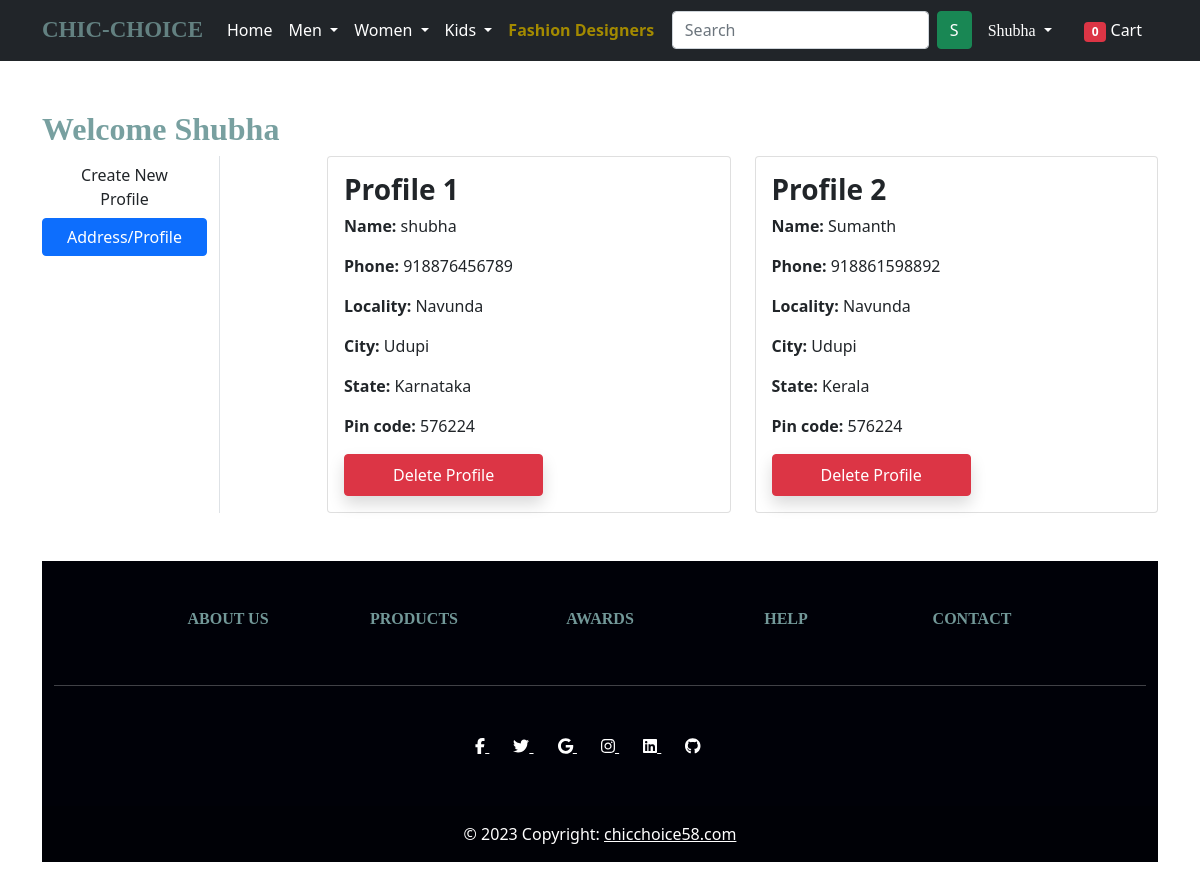
/address/ (signed in), run on an earlier commit of the app's database.
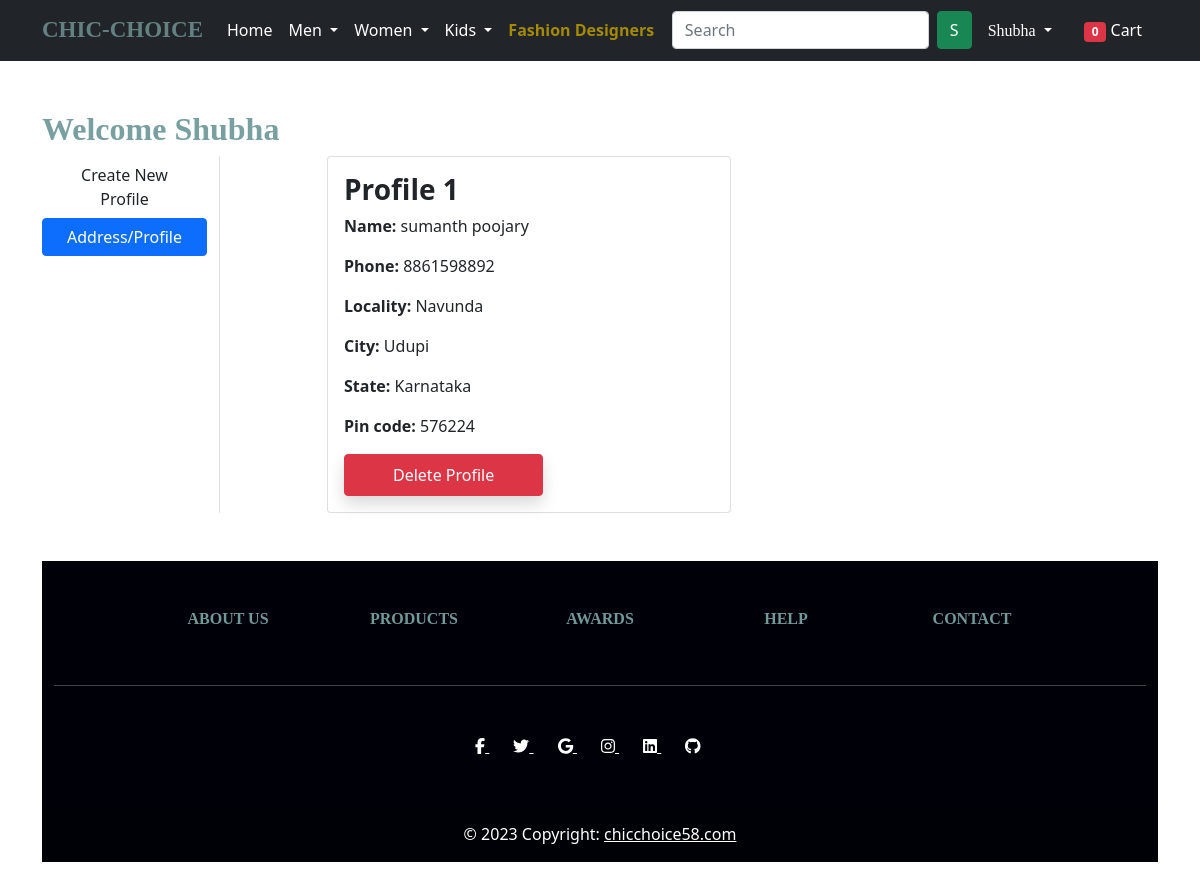
And on a later commit of the database.
### app/models.py (models this page shows, shortened)
class Customer(models.Model):
    user = models.ForeignKey(User, on_delete=models.CASCADE)
    name = models.CharField(max_length=200)
    phone = models.IntegerField()
    locality = models.CharField(max_length=200)
    city = models.CharField(max_length=50)
    zipcode = models.IntegerField()
    state = models.CharField(choices=STATE_CHOICES, max_length=50)

### app/views.py (the view)
# urls.py: path('address/', views.address, name='address'),
@login_required
def address(request):
    totalitem = 0
    add = Customer.objects.filter(user=request.user)
    if request.user.is_authenticated:
        totalitem = len(Cart.objects.filter(user=request.user))
    return render(request, 'app/address.html', {'add':add, 'active':'btn-primary', 'totalitem':totalitem})

### app/templates/app/address.html (shortened to what this page needs)
{% extends 'app/base.html' %}
{% load static %}
{% block main-content %}
<div class="container my-5">
 <div class="row">
 <h2><b  style="  color: rgb(120, 160, 160);font-family:Cursive;"> Welcome <span class="text-capitalize">{{ request.user.username }}</span></b></h2>
  <div class="col-sm-2 border-end">
   <ul class="list-unstyled">
    <li class="d-grid"><a href="{% url 'profile' %}" class="btn">Create New Profile</a></li>
    <li class="d-grid"><a href="{% url 'address' %}" class="btn {{active}}">Address/Profile</a></li>
   </ul>
  </div>
  <div class="col-sm-9 offset-sm-1">
   <div class="row">
    {% for ad in add %}
    <div class="col-sm-6">
     <div class="card">
      <div class="card-body">
       <h3><b>Profile {{forloop.counter}} </b></h3>
       <p><b>Name:</b> {{ad.name}}</p>
       <p><b>Phone:</b> {{ad.phone}}</p>
       <p><b>Locality:</b> {{ad.locality}}</p>
       <p><b>City:</b> {{ad.city}}</p>
       <p><b>State:</b> {{ad.state}}</p>
       <p><b>Pin code:</b> {{ad.zipcode}}</p>
       <form action="/delete_profile" class="d-inline" >
        <button type="submit" class="btn btn-danger shadow px-5 py-2">Delete Profile</button>
     </form>
      </div>
     </div>
    </div>
    {% endfor %}
   </div>
  </div>
 </div>
</div>
{% endblock main-content %}

What changed in the data, as far as the page shows it:
removed Customer: name "shubha", phone "918876456789", locality "Navunda", city "Udupi", state "Karnataka", zipcode "576224"
removed Customer: name "Sumanth", phone "918861598892", locality "Navunda", city "Udupi", state "Kerala", zipcode "576224"
added Customer: name "sumanth poojary", phone "8861598892", locality "Navunda", city "Udupi", state "Karnataka", zipcode "576224"
